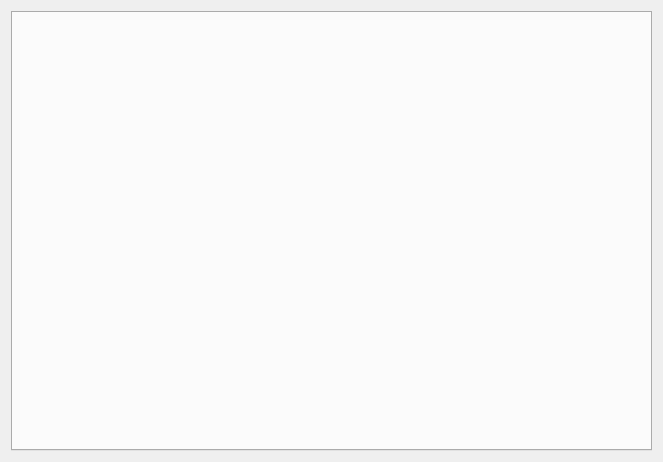
<?xml version="1.0" encoding="UTF-8"?>
<ui version="4.0">
 <class>RWBSAnalyzerWidget</class>
 <widget class="QWidget" name="RWBSAnalyzerWidget">
  <property name="geometry">
   <rect>
    <x>0</x>
    <y>0</y>
    <width>663</width>
    <height>462</height>
   </rect>
  </property>
  <property name="windowTitle">
   <string>Form</string>
  </property>
  <layout class="QVBoxLayout" name="verticalLayout">
   <item>
    <widget class="QTabWidget" name="tabber">
     <property name="currentIndex">
      <number>-1</number>
     </property>
    </widget>
   </item>
  </layout>
 </widget>
 <resources/>
 <connections/>
</ui>
